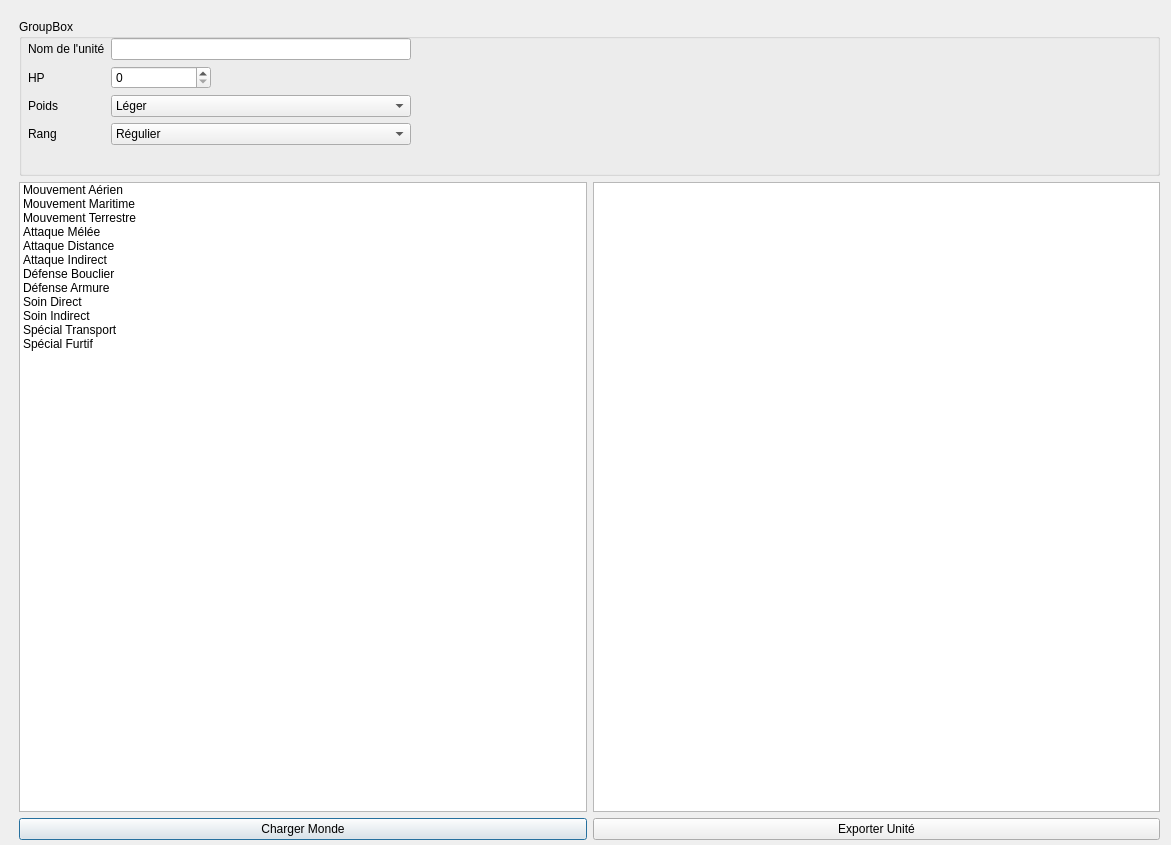
<?xml version="1.0" encoding="UTF-8"?>
<ui version="4.0">
 <class>Dialog</class>
 <widget class="QDialog" name="Dialog">
  <property name="geometry">
   <rect>
    <x>0</x>
    <y>0</y>
    <width>1171</width>
    <height>845</height>
   </rect>
  </property>
  <property name="windowTitle">
   <string>Dialog</string>
  </property>
  <widget class="QWidget" name="verticalLayoutWidget">
   <property name="geometry">
    <rect>
     <x>19</x>
     <y>19</y>
     <width>1141</width>
     <height>821</height>
    </rect>
   </property>
   <layout class="QVBoxLayout" name="verticalLayout" stretch="1,4,0">
    <item>
     <widget class="QGroupBox" name="groupBox">
      <property name="sizePolicy">
       <sizepolicy hsizetype="Minimum" vsizetype="Minimum">
        <horstretch>0</horstretch>
        <verstretch>0</verstretch>
       </sizepolicy>
      </property>
      <property name="title">
       <string>GroupBox</string>
      </property>
      <widget class="QWidget" name="formLayoutWidget">
       <property name="geometry">
        <rect>
         <x>9</x>
         <y>19</y>
         <width>781</width>
         <height>131</height>
        </rect>
       </property>
       <layout class="QFormLayout" name="formLayout">
        <item row="3" column="1">
         <widget class="QComboBox" name="comboBox">
          <property name="maximumSize">
           <size>
            <width>300</width>
            <height>16777215</height>
           </size>
          </property>
          <item>
           <property name="text">
            <string>Régulier</string>
           </property>
          </item>
          <item>
           <property name="text">
            <string>Commandant</string>
           </property>
          </item>
         </widget>
        </item>
        <item row="2" column="1">
         <widget class="QComboBox" name="comboBox_2">
          <property name="maximumSize">
           <size>
            <width>300</width>
            <height>16777215</height>
           </size>
          </property>
          <item>
           <property name="text">
            <string>Léger</string>
           </property>
          </item>
          <item>
           <property name="text">
            <string>Normal</string>
           </property>
          </item>
          <item>
           <property name="text">
            <string>Lourd</string>
           </property>
          </item>
         </widget>
        </item>
        <item row="1" column="1">
         <widget class="QSpinBox" name="spinBox">
          <property name="maximumSize">
           <size>
            <width>100</width>
            <height>16777215</height>
           </size>
          </property>
          <property name="maximum">
           <number>999</number>
          </property>
         </widget>
        </item>
        <item row="0" column="1">
         <widget class="QLineEdit" name="lineEdit">
          <property name="maximumSize">
           <size>
            <width>300</width>
            <height>16777215</height>
           </size>
          </property>
         </widget>
        </item>
        <item row="1" column="0">
         <widget class="QLabel" name="label">
          <property name="text">
           <string>HP</string>
          </property>
         </widget>
        </item>
        <item row="0" column="0">
         <widget class="QLabel" name="label_2">
          <property name="text">
           <string>Nom de l'unité</string>
          </property>
         </widget>
        </item>
        <item row="2" column="0">
         <widget class="QLabel" name="label_3">
          <property name="text">
           <string>Poids</string>
          </property>
         </widget>
        </item>
        <item row="3" column="0">
         <widget class="QLabel" name="label_4">
          <property name="text">
           <string>Rang</string>
          </property>
         </widget>
        </item>
       </layout>
      </widget>
     </widget>
    </item>
    <item>
     <layout class="QHBoxLayout" name="horizontalLayout">
      <item>
       <widget class="QListWidget" name="listWidget">
        <property name="acceptDrops">
         <bool>true</bool>
        </property>
        <property name="dragEnabled">
         <bool>true</bool>
        </property>
        <property name="dragDropMode">
         <enum>QAbstractItemView::DragDropMode::DragDrop</enum>
        </property>
        <item>
         <property name="text">
          <string>Mouvement Aérien</string>
         </property>
        </item>
        <item>
         <property name="text">
          <string>Mouvement Maritime</string>
         </property>
        </item>
        <item>
         <property name="text">
          <string>Mouvement Terrestre</string>
         </property>
        </item>
        <item>
         <property name="text">
          <string>Attaque Mélée</string>
         </property>
        </item>
        <item>
         <property name="text">
          <string>Attaque Distance</string>
         </property>
        </item>
        <item>
         <property name="text">
          <string>Attaque Indirect</string>
         </property>
        </item>
        <item>
         <property name="text">
          <string>Défense Bouclier</string>
         </property>
        </item>
        <item>
         <property name="text">
          <string>Défense Armure</string>
         </property>
        </item>
        <item>
         <property name="text">
          <string>Soin Direct</string>
         </property>
        </item>
        <item>
         <property name="text">
          <string>Soin Indirect</string>
         </property>
        </item>
        <item>
         <property name="text">
          <string>Spécial Transport</string>
         </property>
        </item>
        <item>
         <property name="text">
          <string>Spécial Furtif</string>
         </property>
        </item>
       </widget>
      </item>
      <item>
       <widget class="QListWidget" name="listWidget_2">
        <property name="acceptDrops">
         <bool>true</bool>
        </property>
        <property name="dragEnabled">
         <bool>true</bool>
        </property>
        <property name="dragDropMode">
         <enum>QAbstractItemView::DragDropMode::InternalMove</enum>
        </property>
       </widget>
      </item>
     </layout>
    </item>
    <item>
     <layout class="QHBoxLayout" name="horizontalLayout_2">
      <item>
       <widget class="QPushButton" name="pushButton_2">
        <property name="text">
         <string>Charger Monde</string>
        </property>
       </widget>
      </item>
      <item>
       <widget class="QPushButton" name="pushButton">
        <property name="text">
         <string>Exporter Unité</string>
        </property>
       </widget>
      </item>
     </layout>
    </item>
   </layout>
  </widget>
 </widget>
 <resources/>
 <connections/>
</ui>
